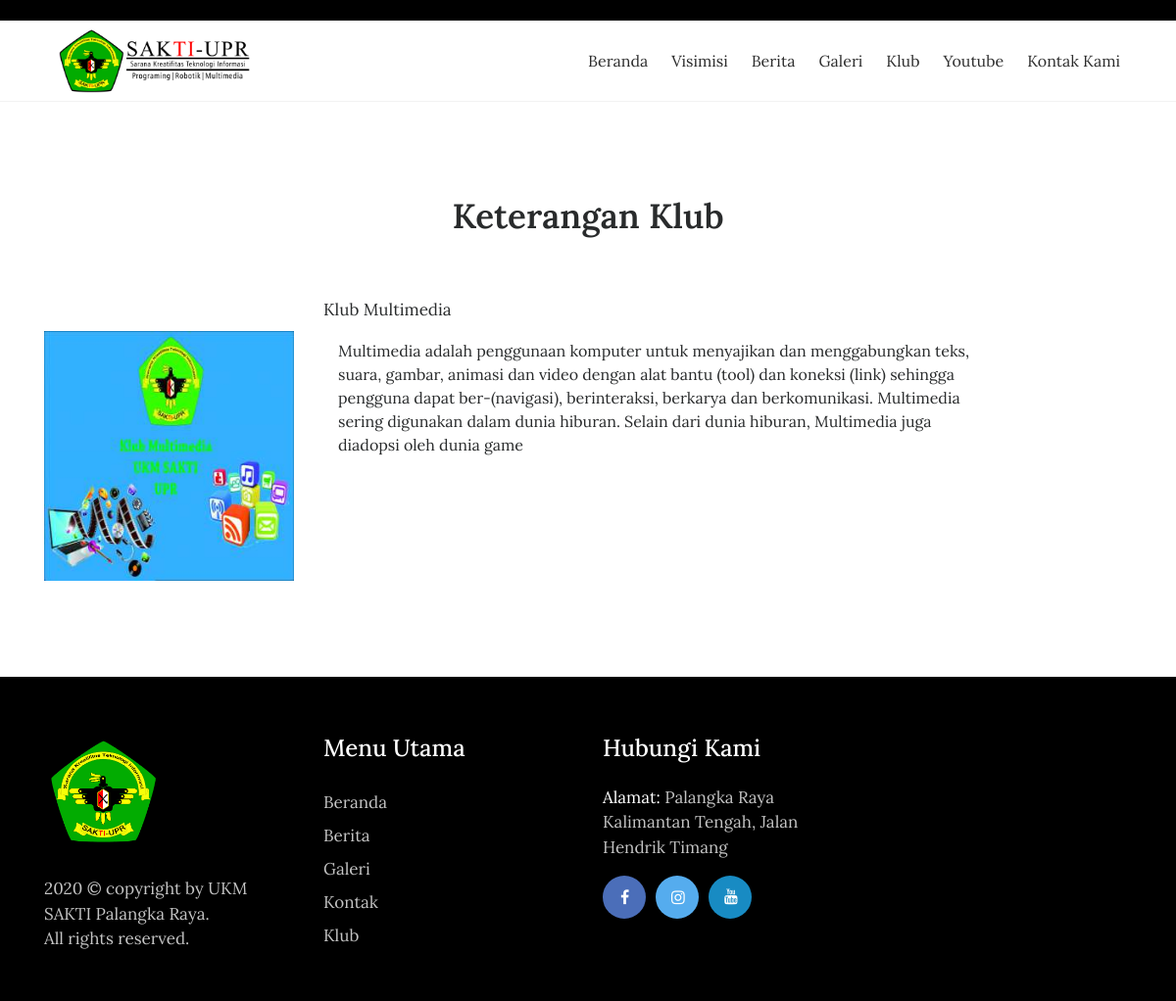
The page /index.php/advokat on the database its author committed.
### tables this page shows
CREATE TABLE IF NOT EXISTS `tbl_advokat` (
  `advokat_id` int(11) NOT NULL AUTO_INCREMENT,
  `advokat_nip` varchar(30) DEFAULT NULL,
  `advokat_nama` varchar(70) DEFAULT NULL,
  `advokat_jenkel` varchar(2) DEFAULT NULL,
  `advokat_tmp_lahir` varchar(80) DEFAULT NULL,
  `advokat_tgl_lahir` varchar(80) DEFAULT NULL,
  `advokat_ahli` text,
  `advokat_photo` varchar(40) DEFAULT NULL,
  `advokat_tgl_input` timestamp NULL DEFAULT CURRENT_TIMESTAMP,
  PRIMARY KEY (`advokat_id`)
);

### application/controllers/Advokat.php (called while the page is built, shortened)
<?php
class Advokat extends CI_Controller{
	function __construct(){
		$this->load->model('m_advokat');
		$this->load->model('m_pengunjung');
	}
	function index(){
		$jum=$this->m_advokat->advokat();
        $page=$this->uri->segment(3);
        if(!$page):
            $offset = 0;
        else:
            $offset = $page;
        endif;
        $limit=8;
        $config['base_url'] = base_url() . 'advokat/index/';
            $config['total_rows'] = $jum->num_rows();
            $config['per_page'] = $limit;
            $config['uri_segment'] = 3;
	          $config['full_tag_open']    = '<div class="pagging text-center"><nav><ul class="pagination justify-content-center">';
	          $config['full_tag_close']   = '</ul></nav></div>';
	          $config['num_tag_open']     = '<li class="page-item"><span class="page-link">';
	          $config['num_tag_close']    = '</span></li>';
	          $config['cur_tag_open']     = '<li class="page-item"><span class="page-link">';
	          $config['cur_tag_close']    = '<span class="sr-only">(current)</span></span></li>';
	          $config['next_tag_open']    = '<li class="page-item"><span class="page-link">';
	          $config['next_tagl_close']  = '<span aria-hidden="true">&raquo;</span></span></li>';
	          $config['prev_tag_open']    = '<li class="page-item"><span class="page-link">';
	          $config['prev_tagl_close']  = '</span>Next</li>';
	          $config['first_tag_open']   = '<li class="page-item"><span class="page-link">';
	          $config['first_tagl_close'] = '</span></li>';
	          $config['last_tag_open']    = '<li class="page-item"><span class="page-link">';
	          $config['last_tagl_close']  = '</span></li>';
            $config['first_link'] = 'Awal';
            $config['last_link'] = 'Akhir';
            $config['next_link'] = 'Next >>';
            $config['prev_link'] = '<< Prev';
            $this->pagination->initialize($config);
            $x['page'] =$this->pagination->create_links();
						$x['data']=$this->m_advokat->advokat_perpage($offset,$limit);
						$this->load->view('depan/v_advokat',$x);
	}
}

### index.php (called while the page is built, shortened)
<?php
require_once BASEPATH.'core/CodeIgniter.php';

### application/models/M_advokat.php (called while the page is built, shortened)
<?php
class M_advokat extends CI_Model{
	function advokat_perpage($offset,$limit){
		$hsl=$this->db->query("SELECT * FROM tbl_advokat limit $offset,$limit");
		return $hsl;
	}
}

### application/views/depan/v_advokat.php (the view, shortened to what this page needs)
<!DOCTYPE html>
<html lang="en">
<head>
    <link rel="stylesheet" href="<?php echo base_url().'theme/css/bootstrap.min.css'?>">
    <link rel="stylesheet" href="<?php echo base_url().'theme/css/font-awesome.min.css'?>">
    <link rel="stylesheet" href="<?php echo base_url().'theme/css/simple-line-icons.css'?>">
    <link rel="stylesheet" href="<?php echo base_url().'theme/css/slick.css'?>">
    <link rel="stylesheet" href="<?php echo base_url().'theme/css/slick-theme.css'?>">
    <link rel="stylesheet" href="<?php echo base_url().'theme/css/owl.carousel.min.css'?>">
    <link href="<?php echo base_url().'theme/css/style.css'?>" rel="stylesheet">
</head>
<body>
  <div class="header-topbar">
        <div class="container">
            <div class="row">
                <div class="col-xs-6 col-sm-8 col-md-9">
                </div>
                <div class="col-xs-6 col-sm-4 col-md-3">
                </div>
            </div>
        </div>
    </div>
    <div data-toggle="affix" style="border-bottom:solid 1px #f2f2f2;">
    <div class="col-md-12">
    </div>
    <div class="container nav-menu2">
            <div class="row">
                <div class="col-md-12">
                    <nav class="navbar navbar2 navbar-toggleable-md navbar-light bg-faded">
                        <div class="col-md-3">
                        <img src="<?php echo base_url().'theme/images/logo web copy 31.png'?>" width="80%" class="img-fluid" alt="footer_logo">
            </div>
                        <div class="collapse navbar-collapse justify-content-end" id="navbarNavDropdown">
                        <ul class="navbar-nav">
                                <li class="nav-item">
                                    <a class="nav-link" href="<?php echo site_url('');?>">Beranda</a>
                                </li>
                                <li class="nav-item">
                                    <a class="nav-link" href="<?php echo site_url('pengumuman');?>">Visimisi</a>
                                </li>
                                <li class="nav-item">
                                    <a class="nav-link" href="<?php echo site_url('blog');?>">Berita</a>
                                </li>
                                <li class="nav-item">
                                    <a class="nav-link" href="<?php echo site_url('galeri');?>">Galeri</a>
                                </li>
                                <li class="dropdown">
								<a class="nav-link" href="#">Klub</a>
                                </li>
                                <li class="nav-item">
                                    <a class="nav-link" href="<?php echo site_url('youtube');?>">Youtube</a>
                                </li>
                                <li class="nav-item">
                                  <a class="nav-link" href="<?php echo site_url('contact');?>">Kontak Kami</a>
                                </li>
                             </ul>
                  </div>
                </nav>
              </div>
            </div>
          </div>
        </div>
    <section class="our-teachers">
        <div class="container">
            <div class="row">
                <div class="col-md-12">
                    <h2 class="mb-5">Keterangan Klub</h2>
                </div>
            </div>
            <div class="row">
                <?php foreach ($data->result() as $row) : ?>
                    <div class="col-xs-12 col-sm-6 col-md-3">
                        <div class="admission_insruction">
                          <?php if(empty($row->advokat_photo)):?>
                            <img src="<?php echo base_url().'assets/images/blank.png';?>" class="img-fluid" alt="#">
                          <?php else:?>
                            <img src="<?php echo base_url().'assets/images/'.$row->advokat_photo;?>" class="img-fluid" alt="#">
                          <?php endif;?>
                        </div>
                    </div>
                    <div class="col-xs-12 col-sm-6 col-md-9">
                    <p class="mt-3"><span><?php echo $row->advokat_nama;?></span>
                                <br>
                    <div class="col-md-10">
                    <?php echo $row->advokat_ahli;?></p>
                    </div>
                    </div>
                <?php endforeach;?>
              </div>
    </section>
    <footer>
    <div class="container">
        <div class="row">
            <div class="col-md-3">
                <div class="foot-logo">
                    <a href="<?php echo site_url();?>">
                    <img src="<?php echo base_url().'theme/images/Logo Sakti.png'?>" width="120px" height="120px" class="img-fluid" alt="footer_logo">
                    </a>
                     <p><?php echo date('Y');?> © copyright by UKM SAKTI Palangka Raya</a>. <br>All rights reserved.</p>
                    </div>
                </div>
                <div class="col-md-3">
                    <div class="sitemap">
                        <h3>Menu Utama</h3>
                        <ul>
                            <li><a href="<?php echo site_url();?>">Beranda</a></li>
                            <li><a href="<?php echo site_url('artikel');?>">Berita </a></li>
                            <li><a href="<?php echo site_url('galeri');?>">Galeri</a></li>
                            <li><a href="<?php echo site_url('contact');?>">Kontak</a></li>
                            <li><a href="<?php echo site_url('advokat');?>">Klub</a></li>
                        </ul>
                    </div>
                </div>
                <div class="col-md-3">
                    <div class="address">
                        <h3>Hubungi Kami</h3>
                        <p><span>Alamat: </span> Palangka Raya Kalimantan Tengah, Jalan Hendrik Timang </p>
                            <ul class="footer-social-icons">
                            <li><a href="https://www.facebook.com/groups/sakti.upr/"><i class="fa fa-facebook fa-fb" aria-hidden="true"></i></a></li>
                                <li><a href="https://www.instagram.com/ukmsaktiupr/"><i class="fa fa-instagram fa-tw" aria-hidden="true"></i></a></li>
                                <li><a href="https://www.youtube.com/channel/UC0QFw_vfv2UIPFn8kK_Se4A"><i class="fa fa-youtube fa-in" aria-hidden="true"></i></a></li>
                            </ul>
                        </div>
                    </div>
                </div>
            </div>
        </footer>
</body>
</html>

### rows shown on the page
tbl_advokat: advokat_photo (picture), advokat_nama "Klub Multimedia", advokat_ahli "Multimedia adalah penggunaan komputer untuk menyajikan dan menggabungkan teks, suara, gambar, animasi dan video dengan alat bantu (tool) dan koneksi (link) sehingga pengguna dapat ber-(navigasi), berinteraksi, berkarya dan berkomunikasi. Multimedia sering digunakan dalam dunia hiburan. Selain dari dunia hiburan, Multimedia juga diadopsi oleh dunia game"
